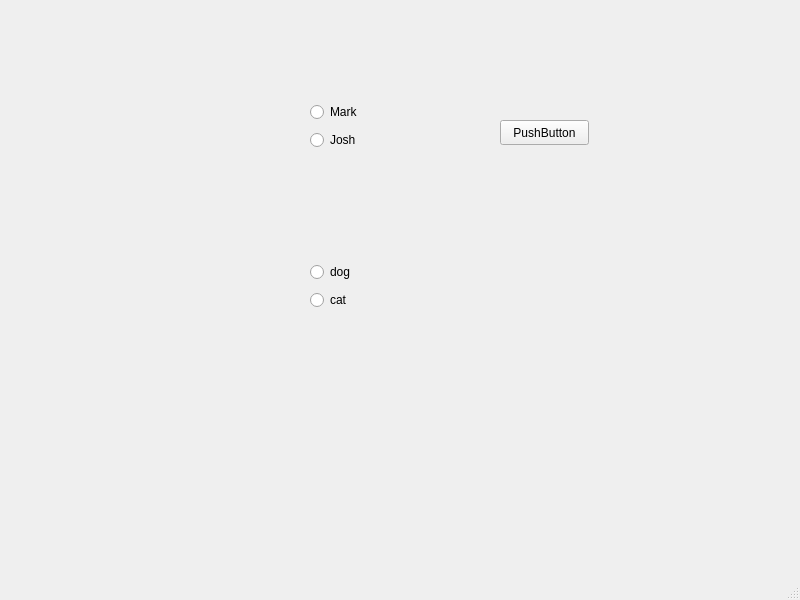
<?xml version="1.0" encoding="UTF-8"?>
<ui version="4.0">
 <class>MainWindow</class>
 <widget class="QMainWindow" name="MainWindow">
  <property name="geometry">
   <rect>
    <x>0</x>
    <y>0</y>
    <width>800</width>
    <height>600</height>
   </rect>
  </property>
  <property name="windowTitle">
   <string>MainWindow</string>
  </property>
  <widget class="QWidget" name="centralwidget">
   <widget class="QPushButton" name="pushButton">
    <property name="geometry">
     <rect>
      <x>500</x>
      <y>120</y>
      <width>89</width>
      <height>25</height>
     </rect>
    </property>
    <property name="text">
     <string>PushButton</string>
    </property>
   </widget>
   <widget class="QWidget" name="">
    <property name="geometry">
     <rect>
      <x>310</x>
      <y>100</y>
      <width>62</width>
      <height>54</height>
     </rect>
    </property>
    <layout class="QVBoxLayout" name="verticalLayout">
     <item>
      <widget class="QRadioButton" name="radioButton">
       <property name="text">
        <string>Mark</string>
       </property>
      </widget>
     </item>
     <item>
      <widget class="QRadioButton" name="radioButton_2">
       <property name="text">
        <string>Josh</string>
       </property>
      </widget>
     </item>
    </layout>
   </widget>
   <widget class="QWidget" name="">
    <property name="geometry">
     <rect>
      <x>310</x>
      <y>260</y>
      <width>54</width>
      <height>54</height>
     </rect>
    </property>
    <layout class="QVBoxLayout" name="verticalLayout_2">
     <item>
      <widget class="QRadioButton" name="radioButton_3">
       <property name="text">
        <string>dog</string>
       </property>
      </widget>
     </item>
     <item>
      <widget class="QRadioButton" name="radioButton_4">
       <property name="text">
        <string>cat</string>
       </property>
      </widget>
     </item>
    </layout>
   </widget>
  </widget>
  <widget class="QMenuBar" name="menubar">
   <property name="geometry">
    <rect>
     <x>0</x>
     <y>0</y>
     <width>800</width>
     <height>22</height>
    </rect>
   </property>
  </widget>
  <widget class="QStatusBar" name="statusbar"/>
 </widget>
 <resources/>
 <connections/>
</ui>
